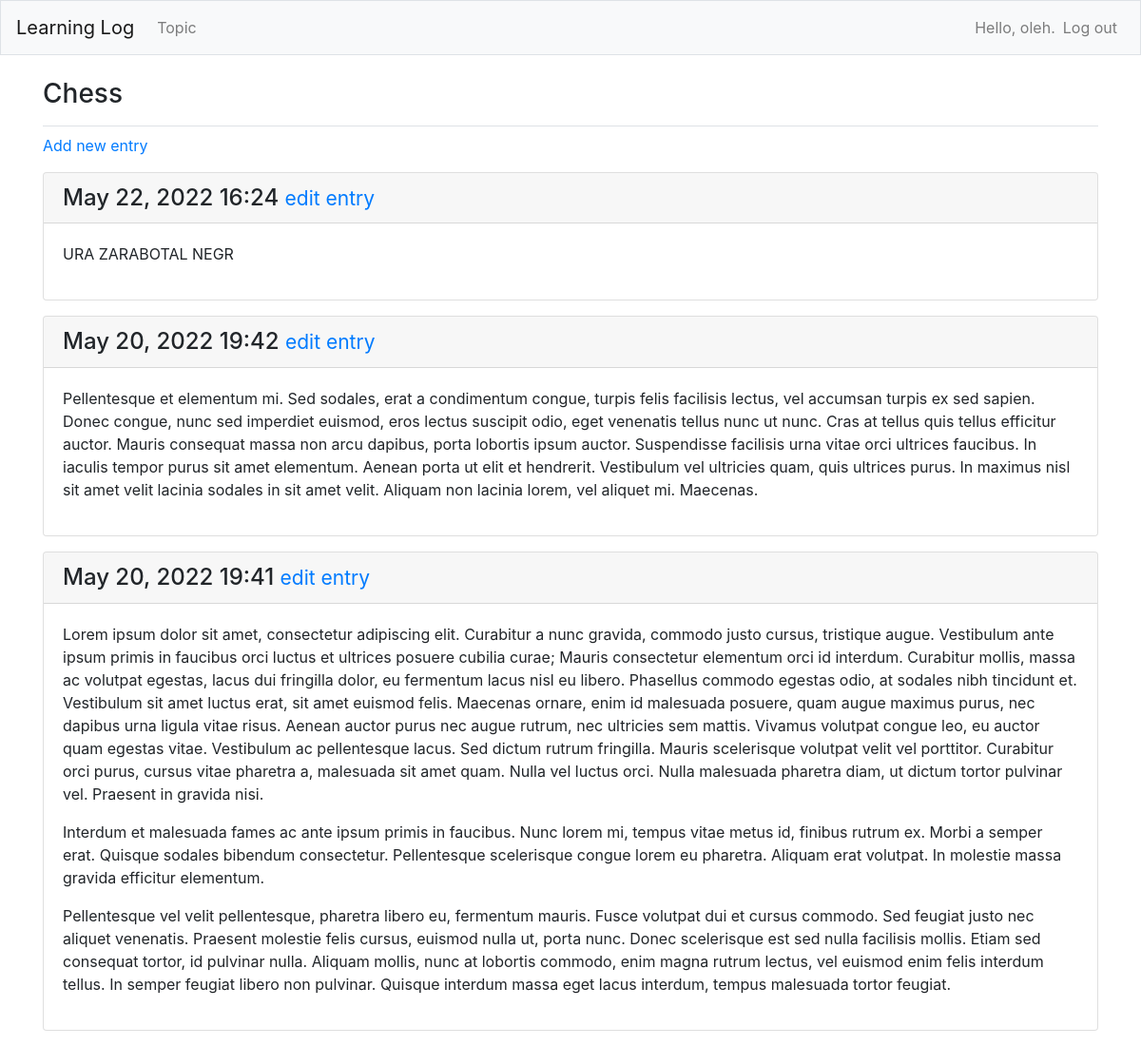
The app's page /topics/1/ (signed in), older data.
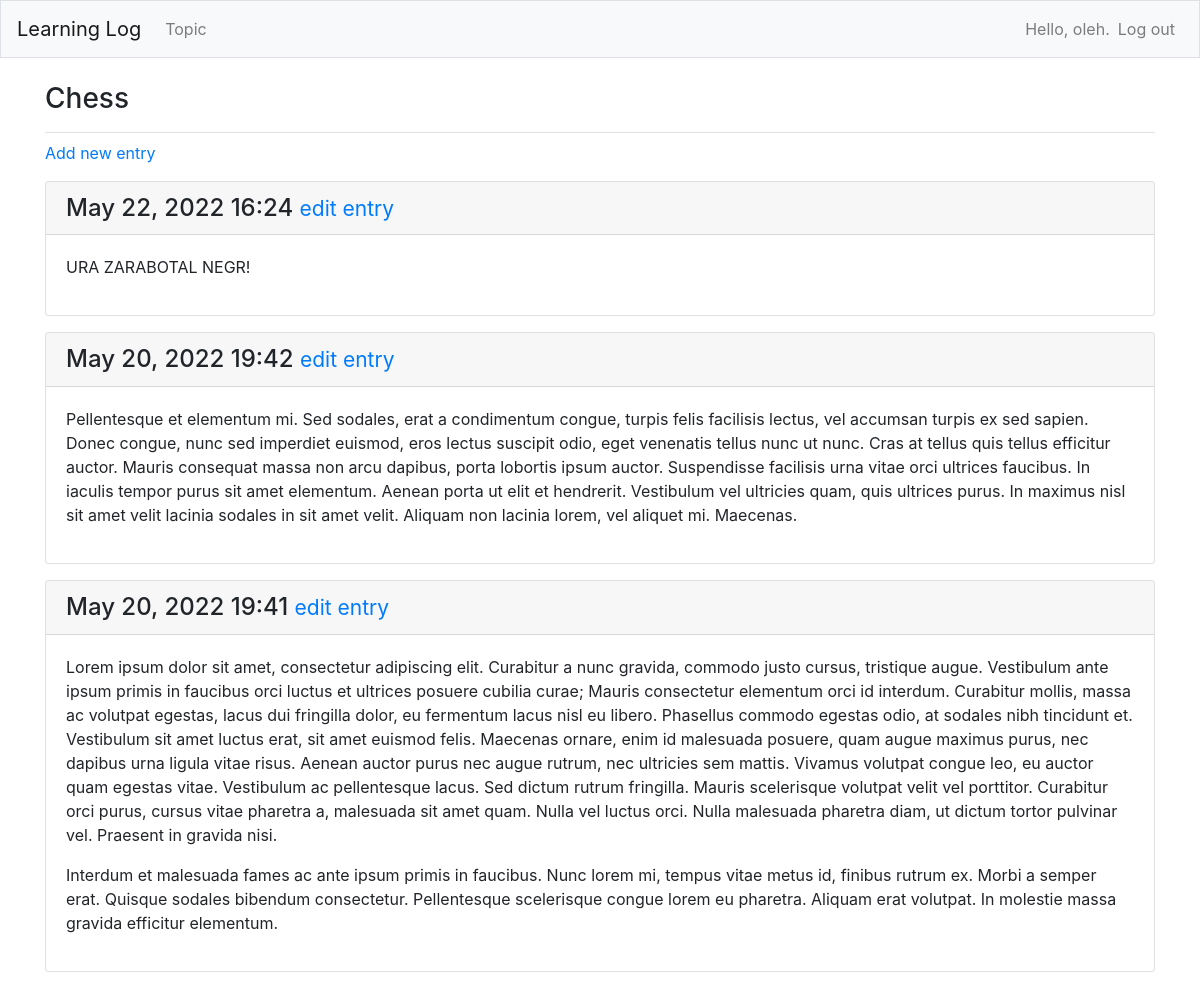
The same page, newer data.
### learning_logs/models.py (models this page shows, shortened)
class Topic(models.Model):
    text = models.CharField(max_length=200)
    date_added = models.DateTimeField(auto_now_add=True)
    owner = models.ForeignKey(User, on_delete=models.CASCADE)
    def __str__(self):
        return self.text

class Entry(models.Model):
    topic = models.ForeignKey(Topic, on_delete=models.CASCADE)
    text = models.TextField()
    date_added = models.DateTimeField(auto_now_add=True)
    class Meta:
        verbose_name_plural = 'entries'

### learning_logs/views.py (the view)
# urls.py: path('topics/<int:topic_id>/', views.topic, name='topic'),
@login_required
def topic (request, topic_id):
    topic = Topic.objects.get(id=topic_id)
    if topic.owner != request.user:
        raise Http404
    entries = topic.entry_set.order_by('-date_added')
    context = {'topic': topic, 'entries': entries}
    return render(request, 'learning_logs/topic.html', context)

### learning_logs/templates/learning_logs/topic.html
{% extends 'learning_logs/base.html' %}
{% block page_header %}
    <h3>{{ topic }}</h3>
{% endblock page_header %}
{% block content %}
    <p>
        <a href='{% url 'learning_logs:new_entry' topic.id %}'>Add new entry</a>
    </p>
    {% for entry in entries %}
        <div class="card mb-3">
            <h4 class="card-header">
                {{ entry.date_added|date:'M d, Y H:i' }}
                <small><a href="{% url 'learning_logs:edit_entry' entry.id %}">edit entry</a></small>
            </h4>
            <div class="card-body">
                {{ entry.text|linebreaks }}
            </div>
        </div>
    {% empty %}
        <p>There are no entries for this topic yet.</p>
    {% endfor %}
{% endblock content %}

### learning_logs/templates/learning_logs/base.html (shortened to what this page needs)
{% load bootstrap4 %}
<!DOCTYPE html>
<html lang="en">
  <head>
    {% bootstrap_css %}
  </head>
  <body>
    <nav class="navbar navbar-expand-md navbar-light bg-light mb-4 border">
      <a class="navbar-brand" href="{% url 'learning_logs:index'%}"
        >Learning Log</a
      >
      <div class="collapse navbar-collapse" id="navbarCollapse">
        <ul class="navbar-nav mr-auto">
          <li class="nav-item">
            <a class="nav-link" href="{% url 'learning_logs:topics' %}">Topic</a>
          </li>
        </ul>
        <ul class="navbar-nav ml-auto">
          {% if user.is_authenticated %}
          <li class="nav-item">
            <span class="navbar-text">Hello, {{ user.username }}.</span>
          </li>
          <li class="nav-item">
            <a class="nav-link" href="{% url 'users:logout' %}">Log out</a>
          </li>
          {% endif %}
        </ul>
      </div>
    </nav>
    <main role="main" class="container">
      <div class="pb-2 mb-2 border-bottom">
        {% block page_header %}{% endblock page_header %}
      </div>
      <div>{% block content %}{% endblock content %}</div>
    </main>
  </body>
</html>

Row changes from the older to the newer data that the page shows:
changed Entry: text "URA ZARABOTAL NEGR" → "URA ZARABOTAL NEGR!"
changed Entry: text "…massa gravida efficitur elementum. Pellentesque vel velit pellentesque, pharetra libero eu, fermentum mauris. Fusce volutpat dui et cursus commodo. Sed feugiat justo nec aliquet venenatis. Praesent molestie felis cursus, euismod nulla ut, porta nunc. Donec scelerisque est sed nulla facilisis mollis. Etiam sed consequat tortor, id pulvinar nulla. Aliquam mollis, nunc at lobortis commodo, enim magna rutrum lectus, vel euismod enim felis interdum tellus. In semper feugiat libero non pulvinar. Quisque interdum massa eget lacus interdum, tempus malesuada tortor feugiat." → "…massa gravida efficitur elementum."
